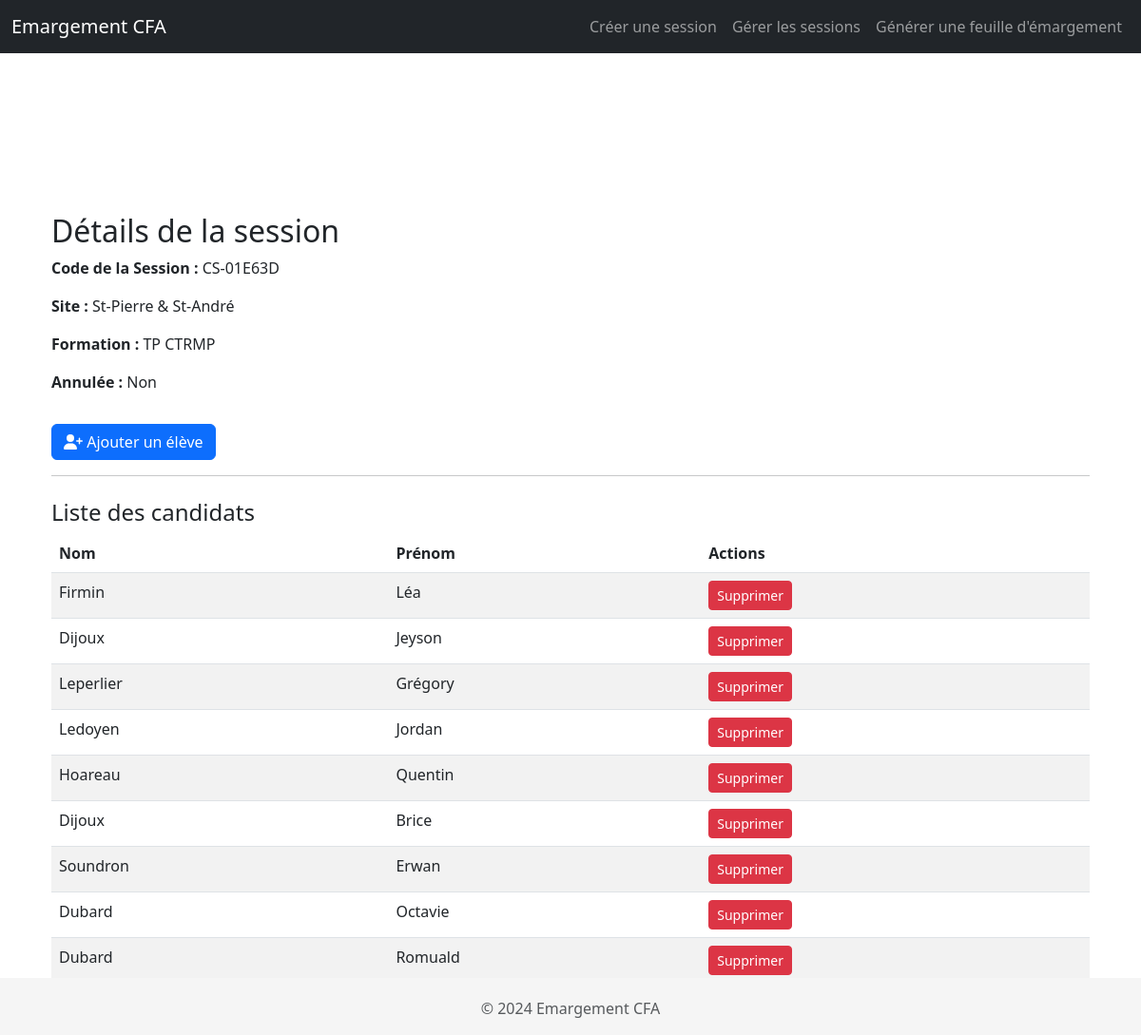
/session/6, run on the app's committed database.
### app.py (models this page shows, shortened)
class Session(db.Model):
    __tablename__ = 'session'
    id = db.Column(db.Integer, primary_key=True)
    code_session = db.Column(db.String(50), nullable=False, unique=True, default=lambda: f"CS-{uuid.uuid4().hex[:6].upper()}")
    site = db.Column(db.String(100), nullable=False)
    formation = db.Column(db.String(200), nullable=False)
    annule = db.Column(db.Boolean, default=False)
    candidats = db.relationship('Candidate', back_populates='session', lazy=True, cascade="all, delete-orphan")
    periodes = db.relationship('Periode', back_populates='session', lazy=True, cascade="all, delete-orphan")

class Candidate(db.Model):
    __tablename__ = 'candidate'
    id = db.Column(db.Integer, primary_key=True)
    nom = db.Column(db.String(100), nullable=False)
    prenom = db.Column(db.String(100), nullable=False)
    session_id = db.Column(db.Integer, db.ForeignKey('session.id'), nullable=False)
    session = db.relationship('Session', back_populates='candidats')

### app.py (the view)
@app.route('/session/<int:session_id>', methods=['GET'])
def session_details(session_id):
    session_obj = Session.query.get_or_404(session_id)
    candidates = session_obj.candidats
    return render_template('session_details.html', session=session_obj, candidates=candidates)

### templates/session_details.html (shortened to what this page needs)
{% extends "base.html" %}
{% block content %}
<div class="container mt-4">
    <h2>Détails de la session</h2>
    <p><strong>Code de la Session :</strong> {{ session.code_session }}</p>
    <p><strong>Site :</strong> {{ session.site }}</p>
    <p><strong>Formation :</strong> {{ session.formation }}</p>
    <p><strong>Annulée :</strong> {{ 'Oui' if session.annule else 'Non' }}</p>
    <button class="btn btn-primary mt-3" type="button" data-bs-toggle="collapse" data-bs-target="#addCandidateForm" aria-expanded="false" aria-controls="addCandidateForm">
        <i class="fas fa-user-plus"></i> Ajouter un élève
    </button>
    <hr>
    <h4 class="mt-4">Liste des candidats</h4>
    {% if candidates %}
    <table class="table table-striped">
        <thead>
            <tr>
                <th>Nom</th>
                <th>Prénom</th>
                <th>Actions</th>
            </tr>
        </thead>
        <tbody>
            {% for candidat in candidates %}
            <tr>
                <td>{{ candidat.nom }}</td>
                <td>{{ candidat.prenom }}</td>
                <td>
                    <form action="{{ url_for('delete_candidate', candidate_id=candidat.id) }}" method="POST" style="display: inline;">
                        <button type="submit" class="btn btn-danger btn-sm" onclick="return confirm('Êtes-vous sûr de vouloir supprimer ce candidat ?');">Supprimer</button>
                    </form>
                </td>
            </tr>
            {% endfor %}
        </tbody>
    </table>
    {% else %}
    <p>Aucun candidat dans cette session.</p>
    {% endif %}
    <a href="{{ url_for('list_sessions') }}" class="btn btn-secondary">Retour aux sessions</a>
</div>
{% endblock %}

### templates/base.html (shortened to what this page needs)
<!DOCTYPE html>
<html lang="fr">
<head>
    <link href="https://cdn.jsdelivr.net/npm/bootstrap@5.3.0/dist/css/bootstrap.min.css" rel="stylesheet">
    <link href="https://cdnjs.cloudflare.com/ajax/libs/font-awesome/6.4.0/css/all.min.css" rel="stylesheet">
</head>
<body>
    <nav class="navbar navbar-expand-lg navbar-dark bg-dark fixed-top">
        <div class="container-fluid">
            <a class="navbar-brand" href="{{ url_for('index') }}">
                Emargement CFA
            </a>
            <div class="collapse navbar-collapse" id="navbarNav">
                <ul class="navbar-nav ms-auto">
                    <li class="nav-item">
                        <a class="nav-link" href="{{ url_for('create_session') }}">Créer une session</a>
                    </li>
                    <li class="nav-item">
                        <a class="nav-link" href="{{ url_for('list_sessions') }}">Gérer les sessions</a>
                    </li>
                    <li class="nav-item">
                        <a class="nav-link" href="{{ url_for('generate_attendance') }}">Générer une feuille d'émargement</a>
                    </li>
                </ul>
            </div>
        </div>
    </nav>
    <div class="container">
        {% block content %}{% endblock %}
    </div>
    <div class="footer">
        <div class="container">
            <span class="text-muted">© 2024 Emargement CFA</span>
        </div>
    </div>
</body>
</html>

### templates/base.html (style rules this page uses)
body { padding-top: 200px; }
.footer { position: fixed; bottom: 0; width: 100%; height: 60px; background-color: #f5f5f5; text-align: center; padding-top: 20px; }

### data on the page
Candidate: nom "Firmin", prenom "Léa"
Candidate: nom "Dijoux", prenom "Jeyson"
Candidate: nom "Leperlier", prenom "Grégory"
Candidate: nom "Ledoyen", prenom "Jordan"
Candidate: nom "Hoareau", prenom "Quentin"
Candidate: nom "Dijoux", prenom "Brice"
Candidate: nom "Soundron", prenom "Erwan"
Candidate: nom "Dubard", prenom "Octavie"
Candidate: nom "Dubard", prenom "Romuald"

### other printed values
{{ session.code_session }} "CS-01E63D"
{{ session.site }} "St-Pierre & St-André"
{{ session.formation }} "TP CTRMP"
{{ 'Oui' if session.annule else 'Non' }} "Non"
